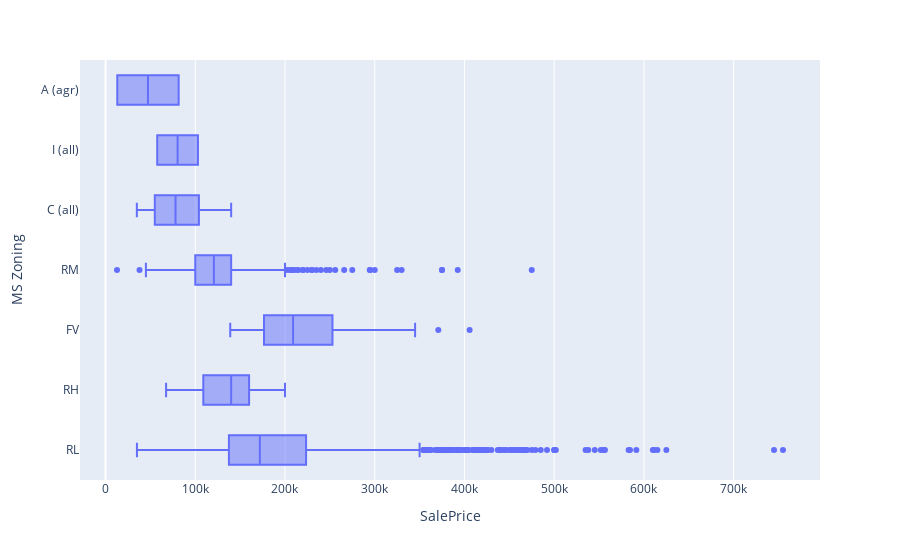

Notebook source saved alongside this figure:
### Code cell
fig = px.box(data, x="SalePrice", y="MS Zoning")
fig.show()

### Figure 1 — Plotly figure (JSON) as saved in the notebook; plotly's stock layout.template omitted (floating-point values rounded to 4 significant figures; data arrays with more than 128 entries replaced by an {"elided": "..."} marker saying what was removed)
{"data": [{"alignmentgroup": "True", "hovertemplate": "SalePrice=%{x}<br>MS Zoning=%{y}<extra></extra>", "legendgroup": "", "marker": {"color": "#636efa"}, "name": "", "notched": false, "offsetgroup": "", "orientation": "h", "showlegend": false, "type": "box", "x": {"elided": "2930 int values"}, "x0": " ", "xaxis": "x", "y": {"elided": "2930 str values"}, "y0": " ", "yaxis": "y"}], "layout": {"boxmode": "group", "legend": {"tracegroupgap": 0}, "margin": {"t": 60}, "xaxis": {"anchor": "y", "domain": [0, 1], "title": {"text": "SalePrice"}}, "yaxis": {"anchor": "x", "domain": [0, 1], "title": {"text": "MS Zoning"}}}}
